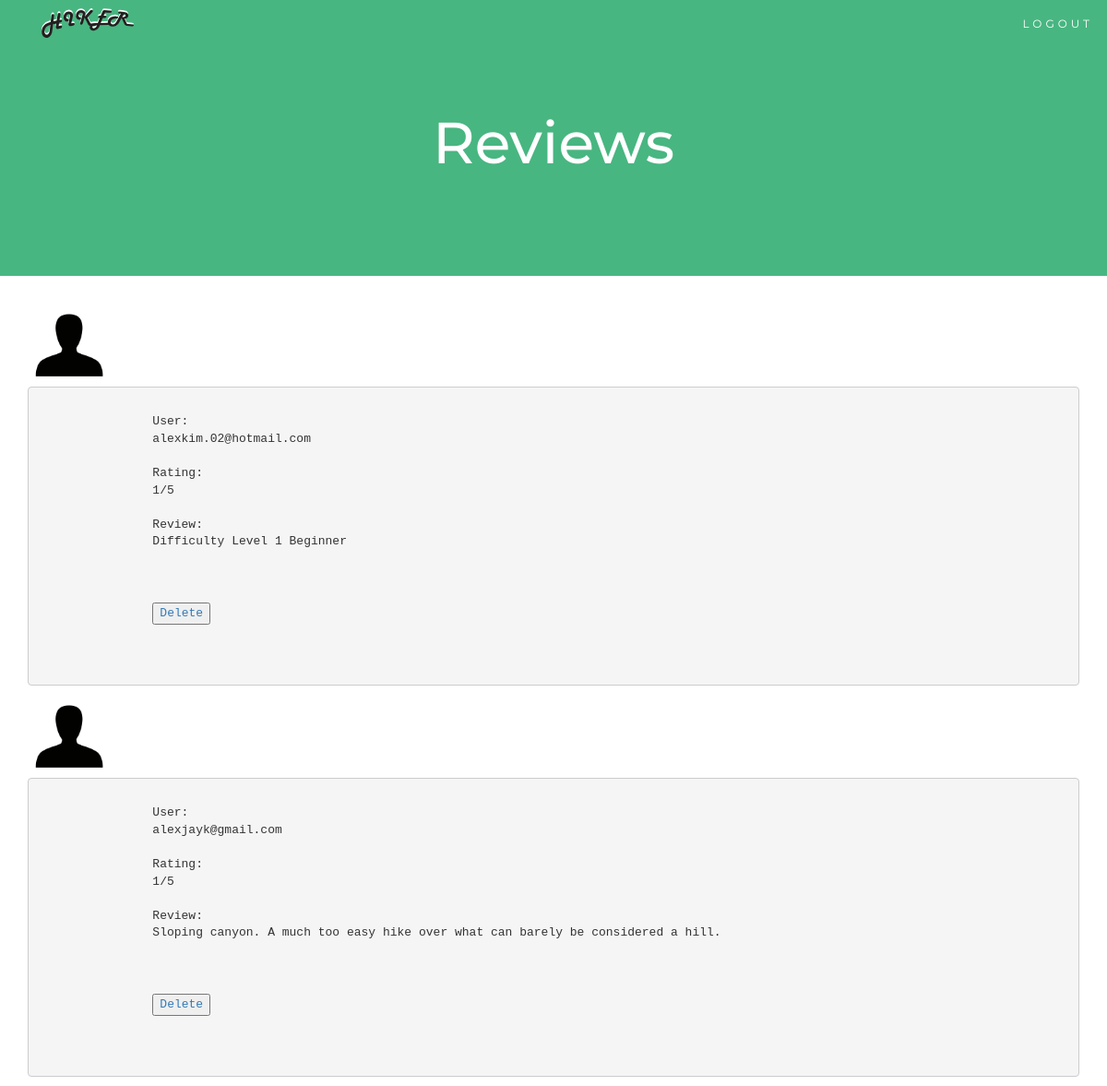
Page /Beginner.php on the committed database.
### tables this page shows
CREATE TABLE `reviews` (
  `review_ID` int(10) NOT NULL,
  `difficulty_ID` int(10) NOT NULL,
  `email` varchar(50) NOT NULL,
  `rating` int(10) NOT NULL,
  `review_text` varchar(500) NOT NULL
);

### Beginner.php (the view, shortened to what this page needs)
<!DOCTYPE html>
<html lang="en">
<head>
  <link rel="stylesheet" href="https://maxcdn.bootstrapcdn.com/bootstrap/3.3.7/css/bootstrap.min.css">
  <link rel="stylesheet" href="style.css">
</head>
<body id="myPage" data-spy="scroll" data-target=".navbar" data-offset="60">
<nav class="navbar navbar-default navbar-fixed-top">
  <div class="container">
    <div class="navbar-header">
      <a class="navbar-brand" href="#myPage"><a href="project-base.php"><img src="Hiker_Text.svg" height=50px width=100px></a></a>
    </div>
    <div class="collapse navbar-collapse" id="myNavbar">
      <ul class="nav navbar-nav navbar-right">
        <li(<?php echo ucfirst($_SESSION['user']['user_type']); ?>)</i> <br>
			<a href="index.php?logout='1'" style="color: white;">LOGOUT</a></li>
      </ul>
    </div>
  </div>
</nav>
<div class="jumbotron text-center">
<h1>Reviews</h1>
</div>
<?php
require_once 'login.php';
$conn = new mysqli($hn, $un, $pw, $db);
$query = 'Select * from reviews WHERE difficulty_ID=1';
$result = $conn->query($query);
$row_count = $result->num_rows;
for($j=0; $j<$row_count; ++$j){
	$result->data_seek($j);
	$row = $result->fetch_array(MYSQLI_NUM);
echo <<<_END
<div class="container">
			<img src="user1.png" alt="User" style="width:90px">
	<pre>
		User:
		$row[2]
		Rating:
		$row[3]/5
		Review:
		$row[4]
	<form method='GET' action='Delete-Review.php'>
		<input type='hidden' name='review_ID' value='$row[0]'>
		<a href='Delete-Review.php?review_ID=$review_ID'><input type='submit' value='Delete'></a>
	</form>
	</pre>
</div>
_END;
}
?>
	</body>
</html>

### style.css (style rules this page uses)
body { font: 400 15px Lato, sans-serif; line-height: 1.8; color: #818181; }
.jumbotron { background-color: #48B681; color: #fff; padding: 100px 25px; font-family: Montserrat, sans-serif; }
.navbar { margin-bottom: 0; background-color: #48B681; z-index: 9999; border: 0; font-size: 12px !important; line-height: 1.42857143 !important; letter-spacing: 4px; border-radius: 0; font-family: Montserrat, sans-serif; }
.navbar li a, .navbar .navbar-brand { color: #fff !important; }

### rows in the picture
reviews: email "alexkim.02@hotmail.com", rating "1", review_text "Difficulty Level 1 Beginner"
reviews: email "alexjayk@gmail.com", rating "1", review_text "Sloping canyon. A much too easy hike over what can barely be considered a hill."
